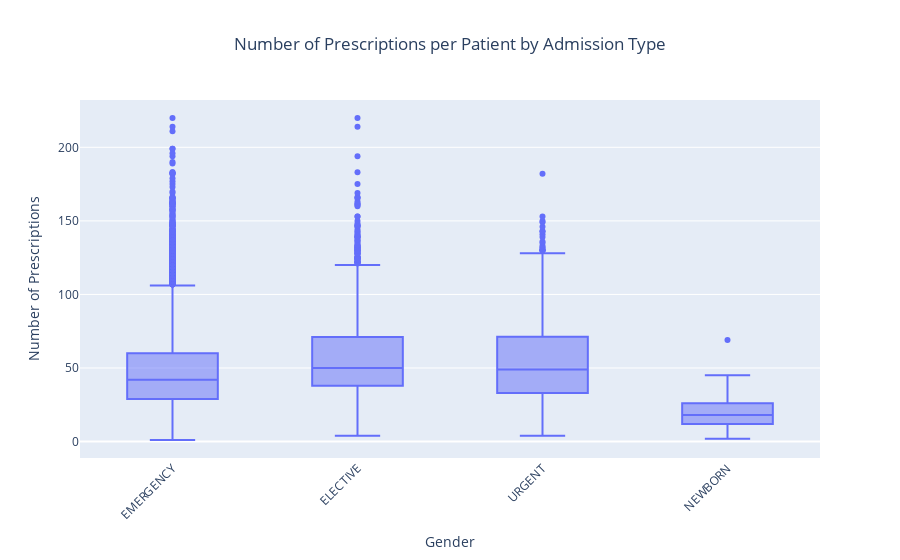

The code cell stored with this chart in its notebook:
### Code cell
fig = px.box(
    prescriptions_per_patient, 
    x="ADMISSION_TYPE",                # Group by gender
    y="num_prescriptions",             # Color by gender
    title="Number of Prescriptions per Patient by Admission Type",  # Title
    labels={"GENDER": "Gender", "num_prescriptions": "Number of Prescriptions"}  # Axis labels
)

fig.update_layout(
    xaxis_title="Gender",
    yaxis_title="Number of Prescriptions",
    xaxis_tickangle=-45,  # Rotate the x-axis labels for better readability
    title_x=0.5,          # Center the title horizontally
)

fig.show()

### Figure 1 — Plotly figure (JSON) as saved in the notebook; plotly's stock layout.template omitted (floating-point values rounded to 4 significant figures; data arrays with more than 128 entries replaced by an {"elided": "..."} marker saying what was removed)
{"data": [{"alignmentgroup": "True", "hovertemplate": "ADMISSION_TYPE=%{x}<br>Number of Prescriptions=%{y}<extra></extra>", "legendgroup": "", "marker": {"color": "#636efa"}, "name": "", "notched": false, "offsetgroup": "", "orientation": "v", "showlegend": false, "type": "box", "x": {"elided": "13781 str values"}, "x0": " ", "xaxis": "x", "y": {"elided": "13781 int values"}, "y0": " ", "yaxis": "y"}], "layout": {"boxmode": "group", "legend": {"tracegroupgap": 0}, "title": {"text": "Number of Prescriptions per Patient by Admission Type", "x": 0.5}, "xaxis": {"anchor": "y", "domain": [0, 1], "tickangle": -45, "title": {"text": "Gender"}}, "yaxis": {"anchor": "x", "domain": [0, 1], "title": {"text": "Number of Prescriptions"}}}}
